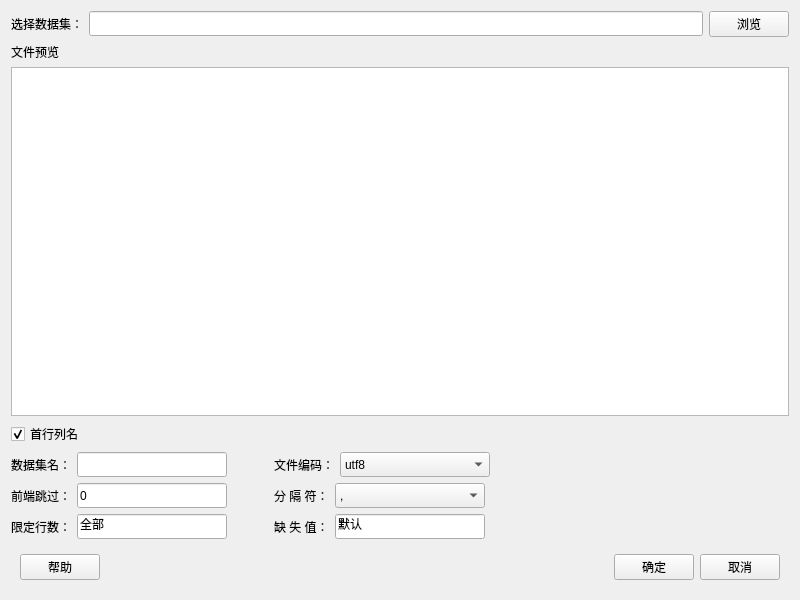
<?xml version="1.0" encoding="UTF-8"?>
<ui version="4.0">
 <class>Form</class>
 <widget class="QWidget" name="Form">
  <property name="geometry">
   <rect>
    <x>0</x>
    <y>0</y>
    <width>800</width>
    <height>600</height>
   </rect>
  </property>
  <property name="minimumSize">
   <size>
    <width>800</width>
    <height>600</height>
   </size>
  </property>
  <property name="maximumSize">
   <size>
    <width>16777215</width>
    <height>16777215</height>
   </size>
  </property>
  <property name="windowTitle">
   <string>导入文本数据</string>
  </property>
  <layout class="QVBoxLayout" name="verticalLayout_3">
   <item>
    <layout class="QHBoxLayout" name="horizontalLayout">
     <item>
      <widget class="QLabel" name="label_8">
       <property name="minimumSize">
        <size>
         <width>0</width>
         <height>25</height>
        </size>
       </property>
       <property name="text">
        <string>选择数据集：</string>
       </property>
      </widget>
     </item>
     <item>
      <widget class="QLineEdit" name="lineEdit_filePath">
       <property name="minimumSize">
        <size>
         <width>0</width>
         <height>25</height>
        </size>
       </property>
      </widget>
     </item>
     <item>
      <widget class="QPushButton" name="pushButton_choosefile">
       <property name="minimumSize">
        <size>
         <width>0</width>
         <height>25</height>
        </size>
       </property>
       <property name="text">
        <string>浏览</string>
       </property>
      </widget>
     </item>
    </layout>
   </item>
   <item>
    <widget class="QLabel" name="label">
     <property name="text">
      <string>文件预览</string>
     </property>
    </widget>
   </item>
   <item>
    <widget class="QTableWidget" name="tableWidget_previewData"/>
   </item>
   <item>
    <widget class="QCheckBox" name="checkBox_ifColumns">
     <property name="text">
      <string>首行列名</string>
     </property>
     <property name="checked">
      <bool>true</bool>
     </property>
    </widget>
   </item>
   <item>
    <layout class="QHBoxLayout" name="horizontalLayout_9">
     <item>
      <layout class="QVBoxLayout" name="verticalLayout">
       <item>
        <layout class="QHBoxLayout" name="horizontalLayout_2">
         <item>
          <widget class="QLabel" name="label_6">
           <property name="minimumSize">
            <size>
             <width>0</width>
             <height>25</height>
            </size>
           </property>
           <property name="text">
            <string>数据集名：</string>
           </property>
          </widget>
         </item>
         <item>
          <widget class="QLineEdit" name="lineEdit_datasetName">
           <property name="minimumSize">
            <size>
             <width>150</width>
             <height>25</height>
            </size>
           </property>
           <property name="maximumSize">
            <size>
             <width>150</width>
             <height>16777215</height>
            </size>
           </property>
           <property name="text">
            <string/>
           </property>
          </widget>
         </item>
         <item>
          <spacer name="horizontalSpacer_7">
           <property name="orientation">
            <enum>Qt::Horizontal</enum>
           </property>
           <property name="sizeHint" stdset="0">
            <size>
             <width>40</width>
             <height>20</height>
            </size>
           </property>
          </spacer>
         </item>
        </layout>
       </item>
       <item>
        <layout class="QHBoxLayout" name="horizontalLayout_3">
         <item>
          <widget class="QLabel" name="label_3">
           <property name="minimumSize">
            <size>
             <width>0</width>
             <height>25</height>
            </size>
           </property>
           <property name="text">
            <string>前端跳过：</string>
           </property>
          </widget>
         </item>
         <item>
          <widget class="QLineEdit" name="lineEdit_passHead">
           <property name="minimumSize">
            <size>
             <width>150</width>
             <height>25</height>
            </size>
           </property>
           <property name="maximumSize">
            <size>
             <width>150</width>
             <height>16777215</height>
            </size>
           </property>
           <property name="text">
            <string>0</string>
           </property>
          </widget>
         </item>
         <item>
          <spacer name="horizontalSpacer_8">
           <property name="orientation">
            <enum>Qt::Horizontal</enum>
           </property>
           <property name="sizeHint" stdset="0">
            <size>
             <width>40</width>
             <height>20</height>
            </size>
           </property>
          </spacer>
         </item>
        </layout>
       </item>
       <item>
        <layout class="QHBoxLayout" name="horizontalLayout_4">
         <item>
          <widget class="QLabel" name="label_4">
           <property name="minimumSize">
            <size>
             <width>0</width>
             <height>25</height>
            </size>
           </property>
           <property name="text">
            <string>限定行数：</string>
           </property>
          </widget>
         </item>
         <item>
          <widget class="QLineEdit" name="lineEdit_limitRow">
           <property name="minimumSize">
            <size>
             <width>150</width>
             <height>25</height>
            </size>
           </property>
           <property name="maximumSize">
            <size>
             <width>150</width>
             <height>16777215</height>
            </size>
           </property>
           <property name="text">
            <string>全部</string>
           </property>
          </widget>
         </item>
         <item>
          <spacer name="horizontalSpacer_9">
           <property name="orientation">
            <enum>Qt::Horizontal</enum>
           </property>
           <property name="sizeHint" stdset="0">
            <size>
             <width>40</width>
             <height>20</height>
            </size>
           </property>
          </spacer>
         </item>
        </layout>
       </item>
      </layout>
     </item>
     <item>
      <layout class="QVBoxLayout" name="verticalLayout_2">
       <item>
        <layout class="QHBoxLayout" name="horizontalLayout_5">
         <item>
          <widget class="QLabel" name="label_5">
           <property name="minimumSize">
            <size>
             <width>0</width>
             <height>25</height>
            </size>
           </property>
           <property name="text">
            <string>文件编码：</string>
           </property>
          </widget>
         </item>
         <item>
          <widget class="QComboBox" name="comboBox_encode">
           <property name="minimumSize">
            <size>
             <width>150</width>
             <height>25</height>
            </size>
           </property>
           <property name="maximumSize">
            <size>
             <width>100</width>
             <height>16777215</height>
            </size>
           </property>
           <item>
            <property name="text">
             <string>utf8</string>
            </property>
           </item>
           <item>
            <property name="text">
             <string>gb2312</string>
            </property>
           </item>
           <item>
            <property name="text">
             <string>gbk</string>
            </property>
           </item>
           <item>
            <property name="text">
             <string>ascii</string>
            </property>
           </item>
          </widget>
         </item>
         <item>
          <spacer name="horizontalSpacer_3">
           <property name="orientation">
            <enum>Qt::Horizontal</enum>
           </property>
           <property name="sizeHint" stdset="0">
            <size>
             <width>40</width>
             <height>20</height>
            </size>
           </property>
          </spacer>
         </item>
        </layout>
       </item>
       <item>
        <layout class="QHBoxLayout" name="horizontalLayout_6">
         <item>
          <widget class="QLabel" name="label_2">
           <property name="minimumSize">
            <size>
             <width>0</width>
             <height>25</height>
            </size>
           </property>
           <property name="text">
            <string>分 隔 符：</string>
           </property>
          </widget>
         </item>
         <item>
          <widget class="QComboBox" name="comboBox_separator">
           <property name="minimumSize">
            <size>
             <width>150</width>
             <height>25</height>
            </size>
           </property>
           <property name="maximumSize">
            <size>
             <width>150</width>
             <height>16777215</height>
            </size>
           </property>
           <item>
            <property name="text">
             <string>,</string>
            </property>
           </item>
           <item>
            <property name="text">
             <string>;</string>
            </property>
           </item>
           <item>
            <property name="text">
             <string>\s</string>
            </property>
           </item>
           <item>
            <property name="text">
             <string>\t</string>
            </property>
           </item>
          </widget>
         </item>
         <item>
          <spacer name="horizontalSpacer_4">
           <property name="orientation">
            <enum>Qt::Horizontal</enum>
           </property>
           <property name="sizeHint" stdset="0">
            <size>
             <width>40</width>
             <height>20</height>
            </size>
           </property>
          </spacer>
         </item>
        </layout>
       </item>
       <item>
        <layout class="QHBoxLayout" name="horizontalLayout_7">
         <item>
          <widget class="QLabel" name="label_7">
           <property name="minimumSize">
            <size>
             <width>0</width>
             <height>25</height>
            </size>
           </property>
           <property name="text">
            <string>缺 失 值：</string>
           </property>
          </widget>
         </item>
         <item>
          <widget class="QLineEdit" name="lineEdit_missValue">
           <property name="minimumSize">
            <size>
             <width>150</width>
             <height>25</height>
            </size>
           </property>
           <property name="maximumSize">
            <size>
             <width>150</width>
             <height>16777215</height>
            </size>
           </property>
           <property name="text">
            <string>默认</string>
           </property>
          </widget>
         </item>
         <item>
          <spacer name="horizontalSpacer_5">
           <property name="orientation">
            <enum>Qt::Horizontal</enum>
           </property>
           <property name="sizeHint" stdset="0">
            <size>
             <width>40</width>
             <height>20</height>
            </size>
           </property>
          </spacer>
         </item>
        </layout>
       </item>
      </layout>
     </item>
     <item>
      <spacer name="horizontalSpacer">
       <property name="orientation">
        <enum>Qt::Horizontal</enum>
       </property>
       <property name="sizeHint" stdset="0">
        <size>
         <width>40</width>
         <height>20</height>
        </size>
       </property>
      </spacer>
     </item>
    </layout>
   </item>
   <item>
    <widget class="QWidget" name="widget" native="true">
     <property name="minimumSize">
      <size>
       <width>50</width>
       <height>0</height>
      </size>
     </property>
     <property name="maximumSize">
      <size>
       <width>16777215</width>
       <height>16777215</height>
      </size>
     </property>
     <layout class="QHBoxLayout" name="horizontalLayout_10">
      <item>
       <layout class="QHBoxLayout" name="horizontalLayout_8">
        <item>
         <widget class="QPushButton" name="pushButton_help">
          <property name="minimumSize">
           <size>
            <width>0</width>
            <height>25</height>
           </size>
          </property>
          <property name="text">
           <string>帮助</string>
          </property>
         </widget>
        </item>
        <item>
         <spacer name="horizontalSpacer_2">
          <property name="orientation">
           <enum>Qt::Horizontal</enum>
          </property>
          <property name="sizeHint" stdset="0">
           <size>
            <width>40</width>
            <height>20</height>
           </size>
          </property>
         </spacer>
        </item>
        <item>
         <widget class="QPushButton" name="pushButton_ok">
          <property name="minimumSize">
           <size>
            <width>0</width>
            <height>25</height>
           </size>
          </property>
          <property name="text">
           <string>确定</string>
          </property>
         </widget>
        </item>
        <item>
         <widget class="QPushButton" name="pushButton_cancel">
          <property name="minimumSize">
           <size>
            <width>0</width>
            <height>25</height>
           </size>
          </property>
          <property name="text">
           <string>取消</string>
          </property>
         </widget>
        </item>
       </layout>
      </item>
     </layout>
    </widget>
   </item>
  </layout>
 </widget>
 <resources>
  <include location="../pyqtsource.qrc"/>
 </resources>
 <connections/>
</ui>
